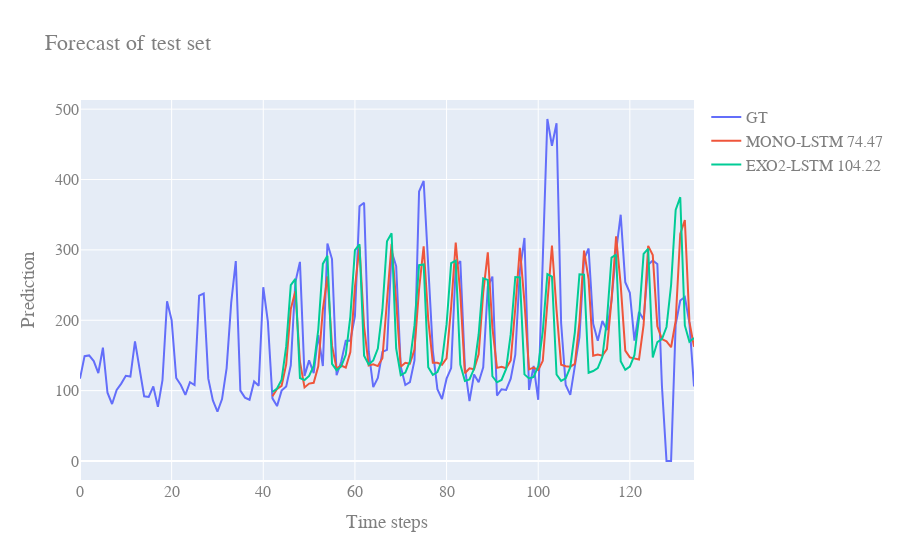

The code cell stored with this chart in its notebook:
### Markdown cell above
# Forecasting evaluation

### Code cell
single_run_results = []
n_runs = 1
#for dataset in datasets:
#    print("Running forecasting for sales in", dataset, "\n")
for run in range(n_runs):
    print ("Run #", run+1)

    # Add day of week as one hot encoded signal before running the lstm model
    full_dataset = milan_daily_augmented

    # Create training and test data
    train, test = ts_train_test_split(full_dataset, test_length=0.1)
    print(train.shape, test.shape)

    # Extract the columns which display most correlation with the value we are trying to predict.
    #mono_input_features = [0, 4, full_dataset.shape[1]-1]
    mono_input_features = [0]
    #exo1_input_features = [0,3,full_dataset.shape[1]-1]
    exo2_input_features = [0] + list(range(4,full_dataset.shape[1]-8))
    #exo3_input_features = list(range(0,full_dataset.shape[1]))
    print("MONO-LSTM input features:", mono_input_features)
    print("EXO1 (+ sincos day) input features :", exo1_input_features)
    #print("EXO2 (+ weather exog) input features :", exo2_input_features)
    #print("EXO3 (+ all exog) input features :", exo3_input_features)
    print()

    # Define steps ahead to forecast
    lstm_in_len = 42
    lstm_out_len = 14
    #f_steps = test.shape[0]

    ## BASELINE METHODS
    ## Run STL Decomposition as baseline
    #print("Running Drift model based on STL Decomposition...")
    #decomp = decompose(train.qty, period=365)
    #drift_forecast = forecast(decomp, steps=f_steps, fc_func=drift(n=lstm_in_steps), seasonal=True)
    #drift_rmse = sm.tools.eval_measures.rmse(test.qty.values[lstm_in_steps:], drift_forecast["drift+seasonal"].values)
    #drift_mae = sm.tools.eval_measures.meanabs(test.qty.values[lstm_in_steps:], drift_forecast["drift+seasonal"].values)
    #print("Done\n")

    ## Run ARIMA as another baseline
    #print("Running ARIMA model...")
    ## Fit your model
    #arima_model = pm.auto_arima(train.qty, suppress_warnings=True, max_order=None, \
    #                            seasonal=True, start_p=3, start_q=0, start_P=0, start_Q=0, \
    #                            max_p=6, max_d=1, max_q=1, max_P=1, max_D=1, max_Q=1)
    #
    ## max-min arima p,q for auto-arima
    #arima_order = arima_model.get_params()["order"]
    #arima_fitted = arima_model.fit(train.qty)
    #arima_forecasts = arima_fitted.predict(f_steps)  
    #arima_rmse = sm.tools.eval_measures.rmse(test.qty[lstm_in_steps:], arima_forecasts)
    #arima_mae = sm.tools.eval_measures.meanabs(test.qty[lstm_in_steps:], arima_forecasts)
    #print("Done\n")

    ## Run ARIMAX as another baseline
    #print("Running ARIMAX model...")
    #arimax_fitted = arima_model.fit(y=train.qty, exogenous=train.iloc[:, 1:])
    #arimax_forecasts = arimax_fitted.predict(f_steps, exogenous=test.iloc[lstm_in_steps:, 1:])  
    #arimax_rmse = sm.tools.eval_measures.rmse(test.qty[lstm_in_steps:], arimax_forecasts)
    #arimax_mae = sm.tools.eval_measures.meanabs(test.qty[lstm_in_steps:], arimax_forecasts)
    #print("Done\n")



    ## LSTM
    # Define the LSTM Models and their Optimizer objects
    mono_LSTM_Model, mono_opt_obj = define_LSTM_Model(mono_input_features)
    exo1_LSTM_Model, exo1_opt_obj = define_LSTM_Model(exo1_input_features)
    exo2_LSTM_Model, exo2_opt_obj = define_LSTM_Model(exo2_input_features)
    #exo3_LSTM_Model, exo3_opt_obj = define_LSTM_Model(exo3_input_features)


    # 1) MONO-LSTM data
    mono_inp_tr, mono_out_tr, mono_inp_te, mono_out_te = prepare_for_network(train, test, mono_input_features, in_len=lstm_in_len, out_len=lstm_out_len)
    mono_x_train=torch.cat((torch.Tensor(mono_inp_tr),torch.Tensor(mono_out_tr)),1)
    mono_x_test=torch.Tensor(mono_inp_te)

    # 2) EXO1-LSTM data
    #exo1_inp_tr, exo1_out_tr, exo1_inp_te, exo1_out_te = prepare_for_network(train, test, exo1_input_features, in_len=lstm_in_len, out_len=lstm_out_len)
    #exo1_x_train=torch.cat((torch.Tensor(exo1_inp_tr),torch.Tensor(exo1_out_tr)),1)
    #exo1_x_test=torch.Tensor(exo1_inp_te)

    ## 3) EXO2-LSTM data
    exo2_inp_tr, exo2_out_tr, exo2_inp_te, exo2_out_te = prepare_for_network(train, test, exo2_input_features, in_len=lstm_in_len, out_len=lstm_out_len)
    exo2_x_train=torch.cat((torch.Tensor(exo2_inp_tr),torch.Tensor(exo2_out_tr)),1)
    exo2_x_test=torch.Tensor(exo2_inp_te)

    ## 4) EXO3-LSTM data
    #exo3_inp_tr, exo3_out_tr, exo3_inp_te, exo3_out_te = prepare_for_network(train, test, exo3_input_features, in_len=390, out_len=f_steps)
    #exo3_x_train=torch.cat((torch.Tensor(exo3_inp_tr),torch.Tensor(exo3_out_tr)),1)
    #exo3_x_test=torch.Tensor(exo3_inp_te)

    # Train all the LSTMs 
    print("Training the MONO-LSTM model...")
    mono_opt_obj.train(mono_x_train[:,:-1],mono_x_train[:,1:],mono_x_train[:,:-1],mono_x_train[:,1:], \
                       do_teacher_forcing=True, n_epochs=20, batch_size=64)
    print("Done\n")
    #print("Training the EXO1-LSTM model...")
    #exo1_opt_obj.train(exo1_x_train[:,:-1],exo1_x_train[:,1:],exo1_x_train[:,:-1],exo1_x_train[:,1:], \
    #                   do_teacher_forcing=True, n_epochs=20, batch_size=64)
    #print("Done\n")
    print("Training the EXO2-LSTM model...")
    exo2_opt_obj.train(exo2_x_train[:,:-1],exo2_x_train[:,1:],exo2_x_train[:,:-1],exo2_x_train[:,1:], \
                       do_teacher_forcing=True, n_epochs=20, batch_size=64)
    print("Done\n")
    #print("Training the EXO3-LSTM model...")
    #exo3_opt_obj.train(exo3_x_train[:,:-1],exo3_x_train[:,1:],exo3_x_train[:,:-1],exo3_x_train[:,1:], \
    #                   do_teacher_forcing=True, n_epochs=10+len(exo3_input_features)*3, batch_size=128)
    #print("Done\n")        


    # Make predictions using the trained networks
    mono_pred = mono_LSTM_Model(mono_x_test, lstm_out_len)
    #exo1_pred = exo1_LSTM_Model(exo1_x_test, lstm_out_len)
    #exo1_pred_exog = exo1_LSTM_Model.predict_mono(exo1_x_test, lstm_out_len, y=torch.Tensor(exo1_inp_te[:,-14:,:]))
    exo2_pred = exo2_LSTM_Model(exo2_x_test, lstm_out_len)
    #exo3_pred = exo3_LSTM_Model(exo3_x_test, f_steps)
    #exo3_pred_mono = exo3_LSTM_Model.predict_mono(exo3_x_test, f_steps, torch.Tensor(exo3_out_te))



    ## Check results of LSTM forecasts (calc erros)
    mean = np.mean(train.qty.values)
    std = np.std(train.qty.values)
    full_mono_pred = build_lstm_full_preds(mono_out_te, mono_pred, lstm_out_len, mean, std)
    mono_lstm_rmse = sm.tools.eval_measures.rmse(test.qty[lstm_in_len:].values, full_mono_pred)
    mono_lstm_mae = sm.tools.eval_measures.meanabs(test.qty[lstm_in_len:].values, full_mono_pred)
    #full_exo1_pred = build_lstm_full_preds(exo1_out_te, exo1_pred, lstm_out_len, mean, std)
    #exo1_lstm_rmse = sm.tools.eval_measures.rmse(test.qty[lstm_in_len:].values, full_exo1_pred)
    #exo1_lstm_mae = sm.tools.eval_measures.meanabs(test.qty[lstm_in_len:].values, full_exo1_pred)
    full_exo2_pred = build_lstm_full_preds(exo2_out_te, exo2_pred, lstm_out_len, mean, std)
    exo2_lstm_rmse = sm.tools.eval_measures.rmse(test.qty[lstm_in_len:].values, full_exo2_pred)
    exo2_lstm_mae = sm.tools.eval_measures.meanabs(test.qty[lstm_in_len:].values, full_exo2_pred)

    #mono_lstm_rmse, mono_lstm_mae = check_lstm_forecast_results(mono_pred_seq, mono_inp_te, mono_out_te, mean, std, in_len=lstm_in_len, out_len=lstm_out_len)
    #exo1_lstm_rmse, exo1_lstm_mae = check_lstm_forecast_results(exo1_pred, exo1_inp_te, exo1_out_te, mean, std, in_len=390, out_len=f_steps)
    #exo2_lstm_rmse, exo2_lstm_mae = check_lstm_forecast_results(exo2_pred, exo2_inp_te, exo2_out_te, mean, std, in_len=390, out_len=f_steps)
    #exo3_lstm_rmse, exo3_lstm_mae = check_lstm_forecast_results(exo3_pred, exo3_inp_te, exo3_out_te, mean, std, in_len=390, out_len=f_steps)
    #exo3_lstm_rmse_var, exo3_lstm_mae_var = check_lstm_forecast_results(exo3_pred_mono, exo3_inp_te, exo3_out_te, mean, std, in_len=390, out_len=f_steps)



    #plt.figure(figsize=(10,8))
    #plt.plot(range(0,42), train.qty[-42:], label="train")
    #plt.plot(range(42,f_steps+42), test.qty, label="test")
    #plt.plot(range(42,f_steps+42), (mono_pred[0,-f_steps:,0].detach().cpu().numpy()*std)+mean, label="forecast")
    #plt.legend()
    #plt.show()

    fig = go.Figure()
    full_labels = list(range(0,test.shape[0]))
    pred_labels = list(range(lstm_in_len,test.shape[0]))
    fig.add_trace(go.Scatter(x=full_labels, y=test.qty,
                mode='lines', name='GT'))
    #fig.add_trace(go.Scatter(x=x_labels, y=drift_forecast["drift+seasonal"].values,
    #            mode='lines', name="DRIFT %.2f" % drift_rmse ))
    #fig.add_trace(go.Scatter(x=x_labels, y=arima_forecasts,
    #            mode='lines', name='ARIMA'+str(arima_order)+"%.2f" % arima_rmse))
    #fig.add_trace(go.Scatter(x=x_labels, y=arimax_forecasts,
    #            mode='lines', name='ARIMAX'+str(arima_order)+"%.2f" % arimax_rmse))
    fig.add_trace(go.Scatter(x=pred_labels, y=full_mono_pred,
                 mode='lines', name="MONO-LSTM %.2f" % mono_lstm_rmse ))
    #fig.add_trace(go.Scatter(x=pred_labels, y=full_exo1_pred,
    #             mode='lines', name='EXO1-LSTM %.2f' % exo1_lstm_rmse))
    fig.add_trace(go.Scatter(x=pred_labels, y=full_exo2_pred,
                 mode='lines', name='EXO2-LSTM %.2f' % exo2_lstm_rmse))
    #fig.add_trace(go.Scatter(x=x_labels, y=(exo3_pred[0,-f_steps:,0].detach().cpu().numpy()*std)+mean,
    #             mode='lines', name='EXO3-LSTM'))
    #fig.add_trace(go.Scatter(x=x_labels, y=(exo3_pred_mono[0,-f_steps:,0].detach().cpu().numpy()*std)+mean,
    #             mode='lines', name='EXO3-LSTM-NEW'))
    #Update plot title and axis titles, then save plot as a HTML File
    fig.update_layout(
        title="Forecast of test set",
        xaxis_title="Time steps",
        yaxis_title="Prediction",
        font=dict(
            family="Courier New, monospace",
            size=16,
            color="#7f7f7f"
        )
    )
    fig.show()
    check_local_res(test, [mono_pred, exo2_pred], mono_inp_te, mono_out_te, mean, std, lstm_in_len, lstm_out_len)
    #check_local_res(test, [exo1_pred], exo1_inp_te, exo1_out_te, mean, std, lstm_in_len, lstm_out_len)


    #pltio.write_html(fig, dataset+"-"+"run"+str(run+1)+"daily-sales-results.html")
    #single_run_results.append([dataset, "run "+str(run+1), drift_rmse, \
    #                           mono_lstm_rmse, exo1_lstm_rmse, exo2_lstm_rmse, exo3_lstm_rmse, \
    #                           drift_mae, mono_lstm_mae, exo1_lstm_mae, \
    #                           exo2_lstm_mae, exo3_lstm_mae, exo3_lstm_rmse_var, exo3_lstm_mae_var])
    #
    #single_run_results.append([dataset, "run "+str(run+1), mono_lstm_rmse, exo1_lstm_rmse, mono_lstm_mae, exo1_lstm_mae])
    #

    print()

### Figure 1 — Plotly figure (JSON) as saved in the notebook; plotly's stock layout.template omitted (floating-point values rounded to 4 significant figures; data arrays with more than 128 entries replaced by an {"elided": "..."} marker saying what was removed)
{"data": [{"mode": "lines", "name": "GT", "type": "scatter", "x": {"elided": "135 int values"}, "y": {"elided": "135 int values"}}, {"mode": "lines", "name": "MONO-LSTM 74.47", "type": "scatter", "x": [42, 43, 44, 45, 46, 47, 48, 49, 50, 51, 52, 53, 54, 55, 56, 57, 58, 59, 60, 61, 62, 63, 64, 65, 66, 67, 68, 69, 70, 71, 72, 73, 74, 75, 76, 77, 78, 79, 80, 81, 82, 83, 84, 85, 86, 87, 88, 89, 90, 91, 92, 93, 94, 95, 96, 97, 98, 99, 100, 101, 102, 103, 104, 105, 106, 107, 108, 109, 110, 111, 112, 113, 114, 115, 116, 117, 118, 119, 120, 121, 122, 123, 124, 125, 126, 127, 128, 129, 130, 131, 132, 133, 134], "y": [92.1, 102.4, 106.9, 137.3, 216.1, 241.1, 141.3, 104.6, 110.0, 111.1, 134.6, 215.2, 262.5, 163.5, 131.5, 135.7, 132.7, 154.8, 247.5, 304.5, 191.1, 135.7, 137.4, 134.8, 146.2, 222.9, 308.7, 227.1, 133.9, 139.6, 138.3, 158.5, 244.3, 305.2, 200.7, 139.7, 139.5, 136.8, 145.9, 218.9, 310.4, 237.8, 124.7, 131.7, 130.3, 151.6, 239.3, 296.6, 189.5, 132.3, 133.8, 131.8, 142.9, 217.3, 302.8, 225.4, 130.2, 132.7, 129.2, 142.3, 224.8, 306.2, 214.4, 136.8, 134.7, 134.0, 137.9, 197.5, 299.1, 258.0, 149.6, 151.3, 149.8, 159.1, 228.8, 319.2, 250.7, 156.8, 147.2, 145.8, 144.3, 193.3, 305.7, 292.6, 191.3, 173.2, 170.0, 161.6, 198.9, 322.8, 342.4, 197.7, 162.3]}, {"mode": "lines", "name": "EXO2-LSTM 104.22", "type": "scatter", "x": [42, 43, 44, 45, 46, 47, 48, 49, 50, 51, 52, 53, 54, 55, 56, 57, 58, 59, 60, 61, 62, 63, 64, 65, 66, 67, 68, 69, 70, 71, 72, 73, 74, 75, 76, 77, 78, 79, 80, 81, 82, 83, 84, 85, 86, 87, 88, 89, 90, 91, 92, 93, 94, 95, 96, 97, 98, 99, 100, 101, 102, 103, 104, 105, 106, 107, 108, 109, 110, 111, 112, 113, 114, 115, 116, 117, 118, 119, 120, 121, 122, 123, 124, 125, 126, 127, 128, 129, 130, 131, 132, 133, 134], "y": [98.03, 103.0, 115.6, 162.9, 249.8, 258.7, 117.9, 115.0, 120.8, 135.2, 186.5, 280.1, 291.6, 138.1, 129.0, 134.4, 150.9, 205.2, 299.7, 307.9, 149.6, 137.3, 142.9, 159.7, 215.0, 312.2, 323.7, 159.9, 122.0, 125.6, 141.5, 192.7, 278.3, 279.2, 133.2, 122.4, 126.5, 142.6, 194.1, 281.1, 284.8, 136.9, 113.8, 116.0, 131.0, 179.8, 259.6, 257.4, 120.4, 111.8, 115.1, 130.9, 180.2, 261.5, 261.0, 123.1, 117.4, 119.5, 134.7, 184.4, 265.5, 262.1, 122.9, 113.9, 117.4, 133.3, 183.2, 265.4, 264.9, 125.4, 127.8, 131.9, 148.1, 200.4, 289.0, 293.2, 141.9, 129.5, 134.0, 150.4, 203.2, 294.2, 301.6, 147.1, 169.1, 173.2, 190.4, 250.1, 356.9, 374.9, 192.6, 169.5, 174.8]}], "layout": {"font": {"color": "#7f7f7f", "family": "Courier New, monospace", "size": 16}, "title": {"text": "Forecast of test set"}, "xaxis": {"title": {"text": "Time steps"}}, "yaxis": {"title": {"text": "Prediction"}}}}
